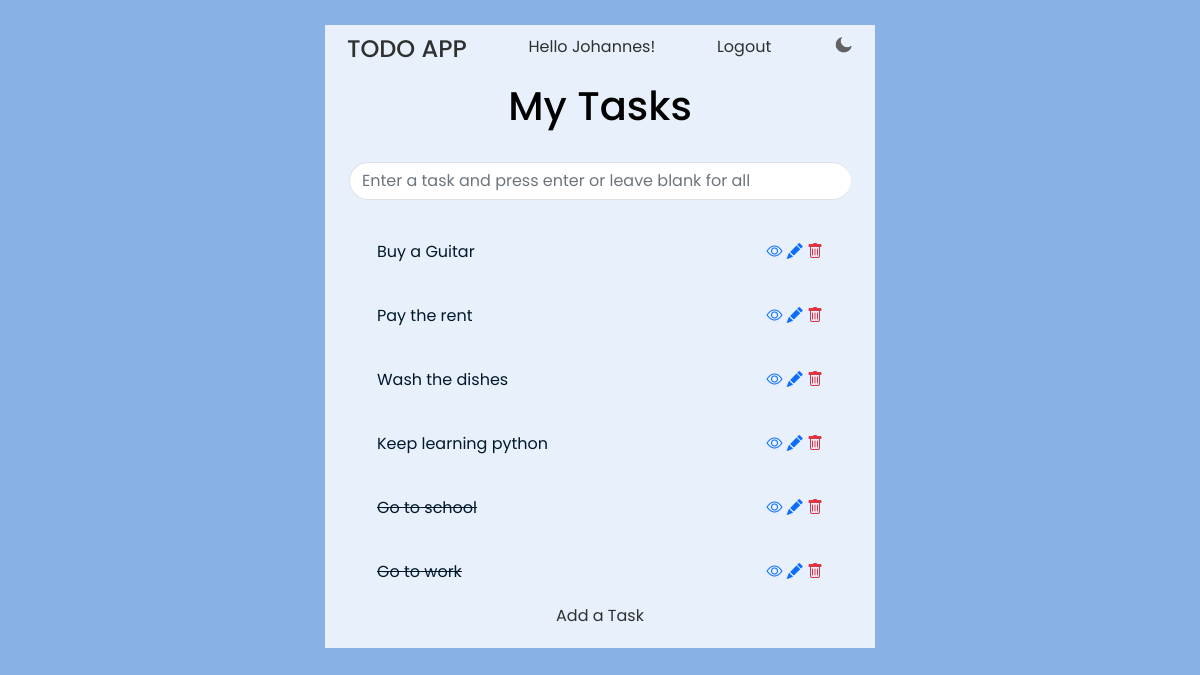
The app's page / (signed in), older data.
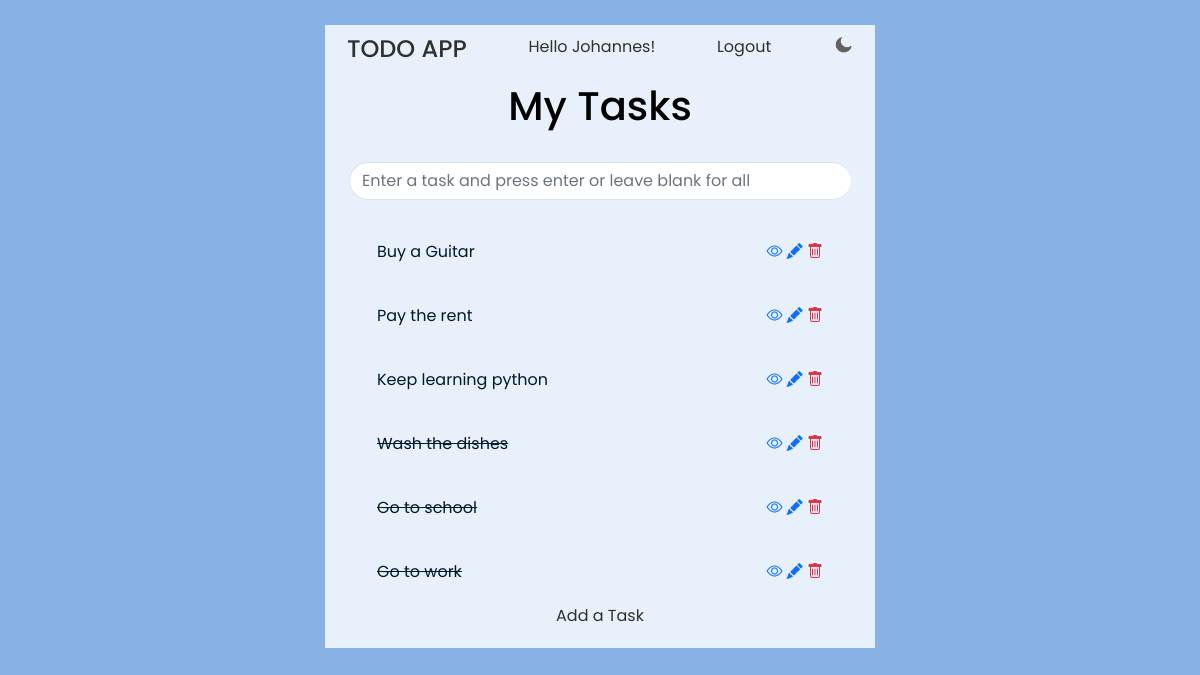
The same page, newer data.
### base/models.py (models this page shows, shortened)
class Task(models.Model):
    user = models.ForeignKey(User, on_delete=models.CASCADE)
    title = models.CharField(max_length=50)
    description = models.TextField(max_length=250)
    completed = models.BooleanField(default=False)
    created = models.DateTimeField(auto_now_add=True)
    class Meta:
        ordering = ['completed', '-created']

### base/views.py (the view)
# urls.py: path('', TaskList.as_view(), name='task_list'),
class TaskList(LoginRequiredMixin, ListView):
    model = Task
    context_object_name = 'tasks'
    def get_context_data(self, **kwargs):
        context = super().get_context_data(**kwargs)
        context['tasks'] = context['tasks'].filter(user=self.request.user)
        search_input = self.request.GET.get('search-area') or ''
        if search_input:
            context['tasks'] = context['tasks'].filter(title__startswith=search_input)
        context['search_input'] = search_input
        return context

### base/templates/base/task_list.html
{% extends 'base/base.html' %}
{% block content %}
<div class="container text-center">
<h1 class="maintitle">My Tasks</h1>
</div>
<br>
<div class="container">
    <form method="GET">
        <input class="form-control border-end-0 border rounded-pill" type="text" name="search-area" value="{{search_input}}" placeholder="Enter a task and press enter or leave blank for all">
    </form>
</div>
<div class="section">
{% for task in tasks %}
<div class="task-wrapper">
{% if task.completed %}
<div class="task-completed">{{task.title}}</h4></div>
    <div>
    <a href="{% url 'task_detail' task.pk %}"><i class="bi bi-eye"></i></a>
    <a href="{% url 'task_update' task.pk %}"><i class="bi bi-pencil-fill"></i></a>
    <a href="{% url 'task_delete' task.pk %}"><i class="bi bi-trash text-danger"></i></a>
    </div>
{% else %}
<div class="task-no-completed">{{task.title}}</div>
    <div>
    <a href="{% url 'task_detail' task.pk %}"><i class="bi bi-eye"></i></a>
    <a href="{% url 'task_update' task.pk %}"><i class="bi bi-pencil-fill"></i></a>
    <a href="{% url 'task_delete' task.pk %}"><i class="bi bi-trash text-danger"></i></a>
    </div>
{% endif %}
</div>
{% endfor %}
<div class="container text-center">
<a href="{% url 'task_create' %}" class="todo">Add a Task</a>
</div>
</div>
{% endblock %}

Row changes from the older to the newer data that the page shows:
shown differently, row unchanged: Task "Keep learning python": moves up the list
changed Task "Wash the dishes": completed False → True (drawn)
